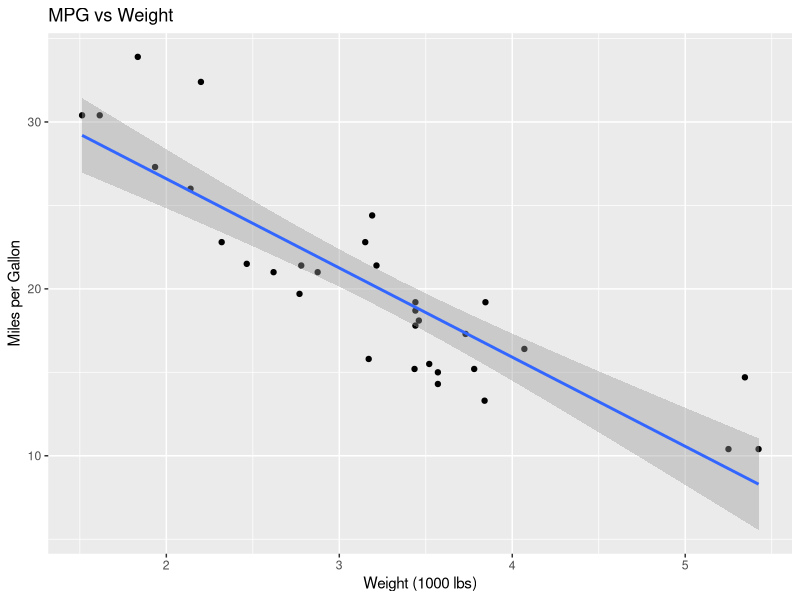

The R script that drew this image:
## ---- chunk 1
knitr::opts_chunk$set(echo = TRUE)
## ---- chunk 2
library(ggplot2)
data("mtcars")
head(mtcars)

## ---- chunk 3

summary(mtcars$mpg)

ggplot(mtcars, aes(x = wt, y = mpg)) +
geom_point() +
geom_smooth(method = "lm") +
labs(title = "MPG vs Weight",
x = "Weight (1000 lbs)",
y = "Miles per Gallon")

